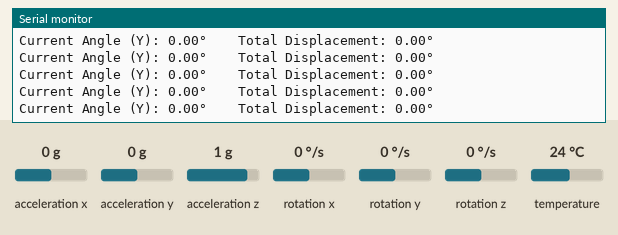
This sketch was run on a simulated ESP32. Parts: the last lines printed to the serial monitor. The test bench sets the inputs (shaded band); at power-on: acceleration x 0 g, acceleration z 1 g, rotation y 0 °/s, acceleration y 0 g, rotation x 0 °/s, rotation z 0 °/s, temperature 24 °C.

Above: at 1.2 s.
1.3 s: acceleration x set to -1.4 g
At 2.0 s:
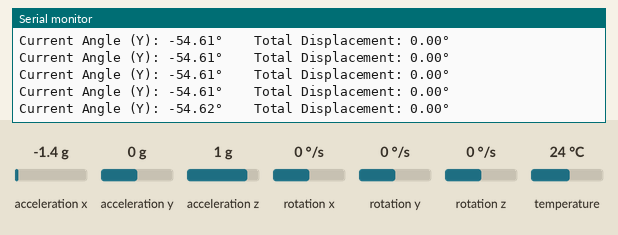
2.8 s: acceleration z set to -1.4 g
At 3.6 s:
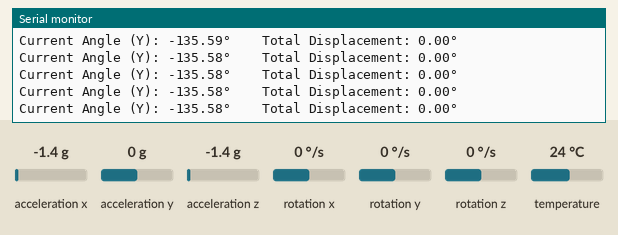
4.3 s: rotation y set to -192 °/s
At 5.1 s:
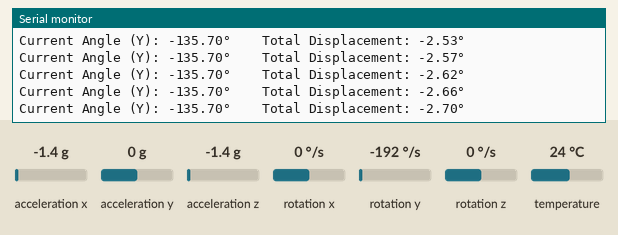
Timing chart, 0 to 7.3 s (numbered marks = the images above; inputs shaded):
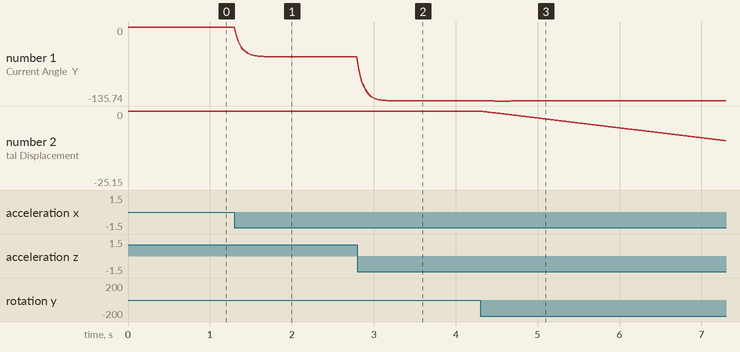

The sketch:

MPU6050_Y_axis_total_angle.ino
```cpp
#include <Wire.h>
#include <Adafruit_MPU6050.h>
#include <Adafruit_Sensor.h>


Adafruit_MPU6050 mpu;

// Kalman Filter Variables
float angleY = 0;          // Estimated angle (Y-axis)
float biasY = 0;           // Gyro bias (Y-axis)
float P_00 = 0, P_01 = 0, P_10 = 0, P_11 = 0;  // Covariance matrix

// Gyro Integration Variables
float totalDisplacementY = 0;  // Cumulative angle (degrees)
unsigned long lastTime = 0;
float dt;                      // Time step (seconds)


void kalmanUpdateY(float accAngleY, float gyroRateY, float dt) {
    // Prediction (Gyro-based)
    angleY += (gyroRateY - biasY) * dt;
    P_00 += dt * (P_11 - P_01 - P_10 + 0.1);  // Process noise
    P_01 -= dt * P_11;
    P_10 -= dt * P_11;
    P_11 += 0.003 * dt;  // Gyro noise

    // Update (Accelerometer-based)
    float y = accAngleY - angleY;
    float S = P_00 + 0.05;  // Measurement noise
    float K_0 = P_00 / S;
    float K_1 = P_10 / S;

    angleY += K_0 * y;
    biasY += K_1 * y;
    P_00 -= K_0 * P_00;
    P_01 -= K_0 * P_01;
    P_10 -= K_1 * P_00;
    P_11 -= K_1 * P_01;
}


void setup() {
    Serial.begin(115200);
    Wire.begin();

    if (!mpu.begin()) {
        Serial.println("MPU6050 not found!");
        while (1);
    }
    Serial.println("MPU6050 initialized!");

    mpu.setAccelerometerRange(MPU6050_RANGE_2_G);
    mpu.setGyroRange(MPU6050_RANGE_250_DEG);
    mpu.setFilterBandwidth(MPU6050_BAND_21_HZ);

    lastTime = micros();
}


void loop() {
    sensors_event_t a, g, temp;
    mpu.getEvent(&a, &g, &temp);

    // Calculate dt (time since last reading)
    unsigned long now = micros();
    dt = (now - lastTime) / 1000000.0;  // Convert to seconds
    lastTime = now;

    // Accelerometer angle (Y-axis)
    float accAngleY = atan2(a.acceleration.x, a.acceleration.z) * 180 / PI;

    // Kalman Filter Update
    kalmanUpdateY(accAngleY, g.gyro.y, dt);

    // Integrate gyro rate to get displacement
    totalDisplacementY += g.gyro.y * dt;

    // Print results
    Serial.print("Current Angle (Y): ");
    Serial.print(angleY);
    Serial.print("° \t Total Displacement: ");
    Serial.print(totalDisplacementY);
    Serial.println("°");

    delay(10);  // Small delay for stability
}
```

Measured:
- after the input at 1.3 s, the serial monitor: prints a new line at once (image 1)
- after the input at 2.8 s, the serial monitor: prints a new line at once (image 2)
- plotted number 1: 0 → -54.61 after the input at 1.3 s, -54.61 → -135.54 after the input at 2.8 s
